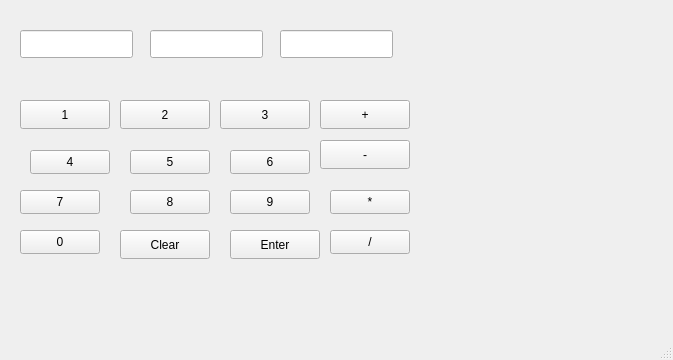
<?xml version="1.0" encoding="UTF-8"?>
<ui version="4.0">
 <class>MainWindow</class>
 <widget class="QMainWindow" name="MainWindow">
  <property name="geometry">
   <rect>
    <x>0</x>
    <y>0</y>
    <width>673</width>
    <height>360</height>
   </rect>
  </property>
  <property name="windowTitle">
   <string>MainWindow</string>
  </property>
  <widget class="QWidget" name="centralwidget">
   <widget class="QLineEdit" name="num1Edit">
    <property name="geometry">
     <rect>
      <x>20</x>
      <y>30</y>
      <width>113</width>
      <height>28</height>
     </rect>
    </property>
   </widget>
   <widget class="QLineEdit" name="num2Edit">
    <property name="geometry">
     <rect>
      <x>150</x>
      <y>30</y>
      <width>113</width>
      <height>28</height>
     </rect>
    </property>
   </widget>
   <widget class="QLineEdit" name="num3Edit">
    <property name="geometry">
     <rect>
      <x>280</x>
      <y>30</y>
      <width>113</width>
      <height>28</height>
     </rect>
    </property>
   </widget>
   <widget class="QPushButton" name="plusButton">
    <property name="geometry">
     <rect>
      <x>320</x>
      <y>100</y>
      <width>90</width>
      <height>29</height>
     </rect>
    </property>
    <property name="text">
     <string>+</string>
    </property>
   </widget>
   <widget class="QPushButton" name="minusButton">
    <property name="geometry">
     <rect>
      <x>320</x>
      <y>140</y>
      <width>90</width>
      <height>29</height>
     </rect>
    </property>
    <property name="text">
     <string>-</string>
    </property>
   </widget>
   <widget class="QPushButton" name="pushButton1">
    <property name="geometry">
     <rect>
      <x>20</x>
      <y>100</y>
      <width>90</width>
      <height>29</height>
     </rect>
    </property>
    <property name="text">
     <string>1</string>
    </property>
   </widget>
   <widget class="QPushButton" name="pushButton2">
    <property name="geometry">
     <rect>
      <x>120</x>
      <y>100</y>
      <width>90</width>
      <height>29</height>
     </rect>
    </property>
    <property name="text">
     <string>2</string>
    </property>
   </widget>
   <widget class="QPushButton" name="pushButton3">
    <property name="geometry">
     <rect>
      <x>220</x>
      <y>100</y>
      <width>90</width>
      <height>29</height>
     </rect>
    </property>
    <property name="text">
     <string>3</string>
    </property>
   </widget>
   <widget class="QPushButton" name="enterButton">
    <property name="geometry">
     <rect>
      <x>230</x>
      <y>230</y>
      <width>90</width>
      <height>29</height>
     </rect>
    </property>
    <property name="text">
     <string>Enter</string>
    </property>
   </widget>
   <widget class="QPushButton" name="clearButton">
    <property name="geometry">
     <rect>
      <x>120</x>
      <y>230</y>
      <width>90</width>
      <height>29</height>
     </rect>
    </property>
    <property name="text">
     <string>Clear</string>
    </property>
   </widget>
   <widget class="QPushButton" name="pushButton4">
    <property name="geometry">
     <rect>
      <x>30</x>
      <y>150</y>
      <width>80</width>
      <height>24</height>
     </rect>
    </property>
    <property name="text">
     <string>4</string>
    </property>
   </widget>
   <widget class="QPushButton" name="pushButton5">
    <property name="geometry">
     <rect>
      <x>130</x>
      <y>150</y>
      <width>80</width>
      <height>24</height>
     </rect>
    </property>
    <property name="text">
     <string>5</string>
    </property>
   </widget>
   <widget class="QPushButton" name="pushButton6">
    <property name="geometry">
     <rect>
      <x>230</x>
      <y>150</y>
      <width>80</width>
      <height>24</height>
     </rect>
    </property>
    <property name="text">
     <string>6</string>
    </property>
   </widget>
   <widget class="QPushButton" name="pushButton7">
    <property name="geometry">
     <rect>
      <x>20</x>
      <y>190</y>
      <width>80</width>
      <height>24</height>
     </rect>
    </property>
    <property name="text">
     <string>7</string>
    </property>
   </widget>
   <widget class="QPushButton" name="pushButton8">
    <property name="geometry">
     <rect>
      <x>130</x>
      <y>190</y>
      <width>80</width>
      <height>24</height>
     </rect>
    </property>
    <property name="text">
     <string>8</string>
    </property>
   </widget>
   <widget class="QPushButton" name="pushButton9">
    <property name="geometry">
     <rect>
      <x>230</x>
      <y>190</y>
      <width>80</width>
      <height>24</height>
     </rect>
    </property>
    <property name="text">
     <string>9</string>
    </property>
   </widget>
   <widget class="QPushButton" name="multButton">
    <property name="geometry">
     <rect>
      <x>330</x>
      <y>190</y>
      <width>80</width>
      <height>24</height>
     </rect>
    </property>
    <property name="text">
     <string>*</string>
    </property>
   </widget>
   <widget class="QPushButton" name="divButton">
    <property name="geometry">
     <rect>
      <x>330</x>
      <y>230</y>
      <width>80</width>
      <height>24</height>
     </rect>
    </property>
    <property name="text">
     <string>/</string>
    </property>
   </widget>
   <widget class="QPushButton" name="pushButton0">
    <property name="geometry">
     <rect>
      <x>20</x>
      <y>230</y>
      <width>80</width>
      <height>24</height>
     </rect>
    </property>
    <property name="text">
     <string>0</string>
    </property>
   </widget>
  </widget>
  <widget class="QMenuBar" name="menubar">
   <property name="geometry">
    <rect>
     <x>0</x>
     <y>0</y>
     <width>673</width>
     <height>21</height>
    </rect>
   </property>
  </widget>
  <widget class="QStatusBar" name="statusbar"/>
 </widget>
 <resources/>
 <connections/>
</ui>
